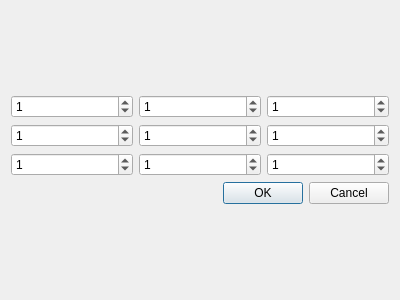
<?xml version="1.0" encoding="UTF-8"?>
<ui version="4.0">
 <class>DialogCustomFilter</class>
 <widget class="QDialog" name="DialogCustomFilter">
  <property name="geometry">
   <rect>
    <x>0</x>
    <y>0</y>
    <width>400</width>
    <height>300</height>
   </rect>
  </property>
  <property name="windowTitle">
   <string>Custom Filter Setting</string>
  </property>
  <layout class="QVBoxLayout" name="verticalLayout_2">
   <item>
    <layout class="QVBoxLayout" name="verticalLayout">
     <item>
      <layout class="QGridLayout" name="gridLayout">
       <item row="0" column="0">
        <widget class="QSpinBox" name="spinBox_w00">
         <property name="minimum">
          <number>-99</number>
         </property>
         <property name="value">
          <number>1</number>
         </property>
        </widget>
       </item>
       <item row="0" column="1">
        <widget class="QSpinBox" name="spinBox_w01">
         <property name="minimum">
          <number>-99</number>
         </property>
         <property name="value">
          <number>1</number>
         </property>
        </widget>
       </item>
       <item row="0" column="2">
        <widget class="QSpinBox" name="spinBox_w02">
         <property name="minimum">
          <number>-99</number>
         </property>
         <property name="value">
          <number>1</number>
         </property>
        </widget>
       </item>
       <item row="1" column="0">
        <widget class="QSpinBox" name="spinBox_w10">
         <property name="minimum">
          <number>-99</number>
         </property>
         <property name="value">
          <number>1</number>
         </property>
        </widget>
       </item>
       <item row="1" column="1">
        <widget class="QSpinBox" name="spinBox_w11">
         <property name="minimum">
          <number>-99</number>
         </property>
         <property name="value">
          <number>1</number>
         </property>
        </widget>
       </item>
       <item row="1" column="2">
        <widget class="QSpinBox" name="spinBox_w12">
         <property name="minimum">
          <number>-99</number>
         </property>
         <property name="value">
          <number>1</number>
         </property>
        </widget>
       </item>
       <item row="2" column="0">
        <widget class="QSpinBox" name="spinBox_w20">
         <property name="minimum">
          <number>-99</number>
         </property>
         <property name="value">
          <number>1</number>
         </property>
        </widget>
       </item>
       <item row="2" column="1">
        <widget class="QSpinBox" name="spinBox_w21">
         <property name="minimum">
          <number>-99</number>
         </property>
         <property name="value">
          <number>1</number>
         </property>
        </widget>
       </item>
       <item row="2" column="2">
        <widget class="QSpinBox" name="spinBox_w22">
         <property name="minimum">
          <number>-99</number>
         </property>
         <property name="value">
          <number>1</number>
         </property>
        </widget>
       </item>
      </layout>
     </item>
     <item>
      <widget class="QDialogButtonBox" name="buttonBox">
       <property name="orientation">
        <enum>Qt::Horizontal</enum>
       </property>
       <property name="standardButtons">
        <set>QDialogButtonBox::Cancel|QDialogButtonBox::Ok</set>
       </property>
      </widget>
     </item>
    </layout>
   </item>
  </layout>
 </widget>
 <resources/>
 <connections>
  <connection>
   <sender>buttonBox</sender>
   <signal>accepted()</signal>
   <receiver>DialogCustomFilter</receiver>
   <slot>accept()</slot>
   <hints>
    <hint type="sourcelabel">
     <x>248</x>
     <y>254</y>
    </hint>
    <hint type="destinationlabel">
     <x>157</x>
     <y>274</y>
    </hint>
   </hints>
  </connection>
  <connection>
   <sender>buttonBox</sender>
   <signal>rejected()</signal>
   <receiver>DialogCustomFilter</receiver>
   <slot>reject()</slot>
   <hints>
    <hint type="sourcelabel">
     <x>316</x>
     <y>260</y>
    </hint>
    <hint type="destinationlabel">
     <x>286</x>
     <y>274</y>
    </hint>
   </hints>
  </connection>
 </connections>
</ui>
